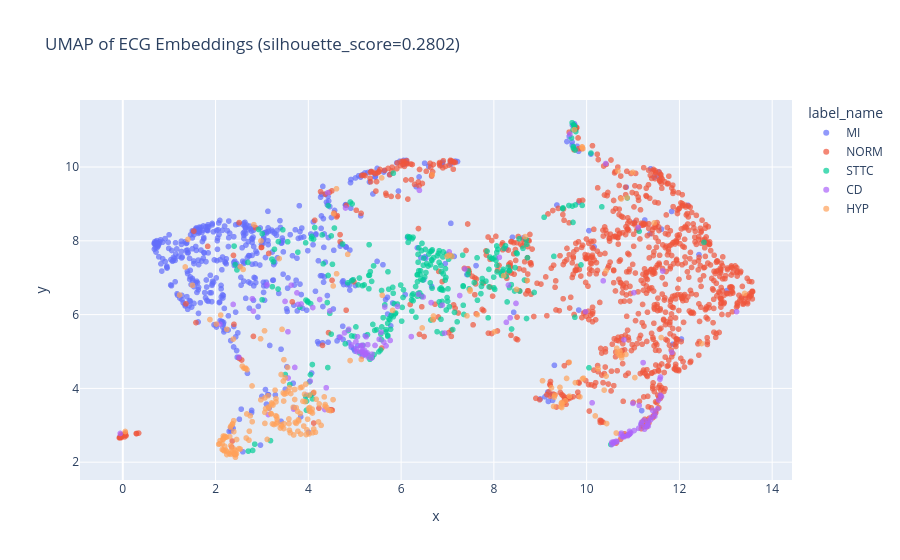

Notebook cell for this chart:
### Markdown cell above
### MLP - (ecg_emb) -> 256 -> 64 -> 5

### Code cell
generate_umap_plot(*extract_embeddings_ecg(load_ecg_encoder(
    model_checkpoint_path="/home/giovanidl/doutorado/prelim/checkpoints/ecg/",
    model_checkpoint_name="MLP256_64_Epoch_23_20260128_185652.pt"
    ), val_loader_BUFFEDrobust_text), save_path="umap_ecg.html")

### Figure 1 — Plotly figure (JSON) as saved in the notebook; plotly's stock layout.template omitted (floating-point values rounded to 4 significant figures; data arrays with more than 128 entries replaced by an {"elided": "..."} marker saying what was removed)
{"data": [{"hovertemplate": "label_name=MI<br>x=%{x}<br>y=%{y}<extra></extra>", "legendgroup": "MI", "marker": {"color": "#636efa", "opacity": 0.7, "symbol": "circle"}, "mode": "markers", "name": "MI", "showlegend": true, "type": "scattergl", "x": {"elided": "535 float values"}, "xaxis": "x", "y": {"elided": "535 float values"}, "yaxis": "y"}, {"hovertemplate": "label_name=NORM<br>x=%{x}<br>y=%{y}<extra></extra>", "legendgroup": "NORM", "marker": {"color": "#EF553B", "opacity": 0.7, "symbol": "circle"}, "mode": "markers", "name": "NORM", "showlegend": true, "type": "scattergl", "x": {"elided": "995 float values"}, "xaxis": "x", "y": {"elided": "995 float values"}, "yaxis": "y"}, {"hovertemplate": "label_name=STTC<br>x=%{x}<br>y=%{y}<extra></extra>", "legendgroup": "STTC", "marker": {"color": "#00cc96", "opacity": 0.7, "symbol": "circle"}, "mode": "markers", "name": "STTC", "showlegend": true, "type": "scattergl", "x": {"elided": "287 float values"}, "xaxis": "x", "y": {"elided": "287 float values"}, "yaxis": "y"}, {"hovertemplate": "label_name=CD<br>x=%{x}<br>y=%{y}<extra></extra>", "legendgroup": "CD", "marker": {"color": "#ab63fa", "opacity": 0.7, "symbol": "circle"}, "mode": "markers", "name": "CD", "showlegend": true, "type": "scattergl", "x": {"elided": "129 float values"}, "xaxis": "x", "y": {"elided": "129 float values"}, "yaxis": "y"}, {"hovertemplate": "label_name=HYP<br>x=%{x}<br>y=%{y}<extra></extra>", "legendgroup": "HYP", "marker": {"color": "#FFA15A", "opacity": 0.7, "symbol": "circle"}, "mode": "markers", "name": "HYP", "showlegend": true, "type": "scattergl", "x": {"elided": "237 float values"}, "xaxis": "x", "y": {"elided": "237 float values"}, "yaxis": "y"}], "layout": {"legend": {"title": {"text": "label_name"}, "tracegroupgap": 0}, "title": {"text": "UMAP of ECG Embeddings (silhouette_score=0.2802)"}, "xaxis": {"anchor": "y", "domain": [0, 1], "title": {"text": "x"}}, "yaxis": {"anchor": "x", "domain": [0, 1], "title": {"text": "y"}}}}
